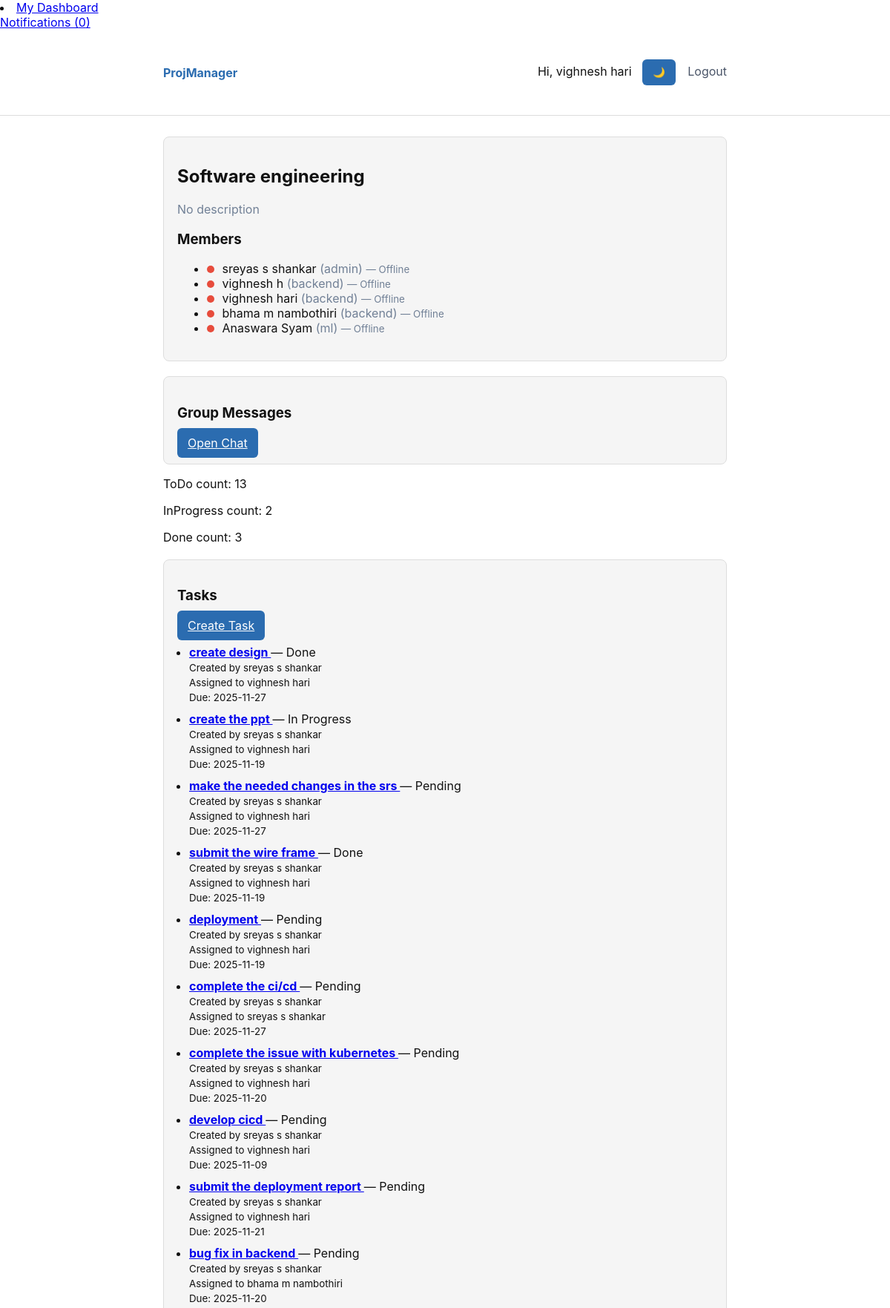
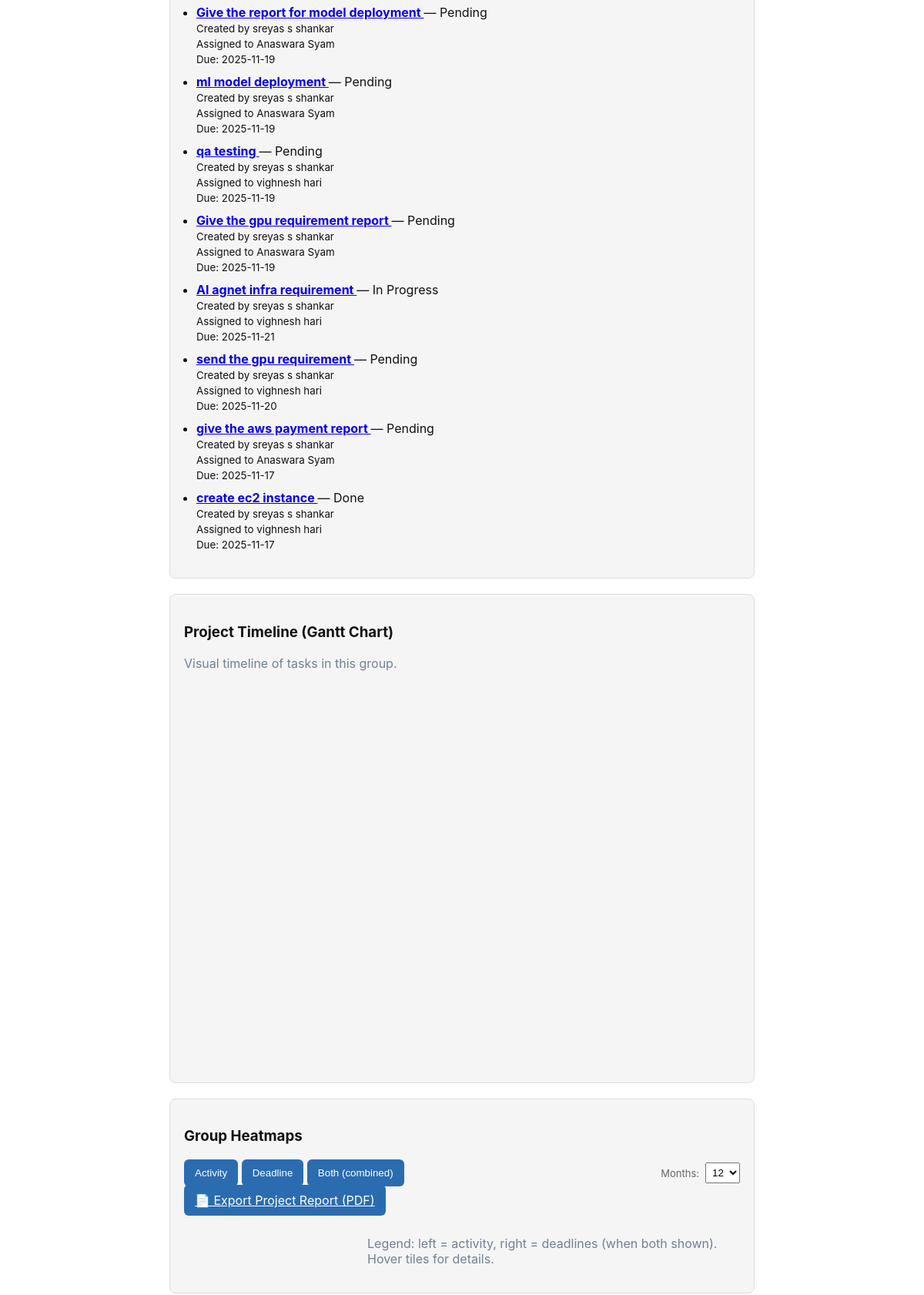
/groups/1 (signed in, upper part), run on the app's committed database (2 pictures, top to bottom).
### models.py (models this page shows, shortened)
class User(db.Model, UserMixin):
    id = db.Column(db.Integer, primary_key=True)
    username = db.Column(db.String(80), unique=True, nullable=False)
    email = db.Column(db.String(120), unique=True, nullable=False)
    password_hash = db.Column(db.String(128), nullable=False)

class Group(db.Model):
    id = db.Column(db.Integer, primary_key=True)
    name = db.Column(db.String(100), nullable=False)
    description = db.Column(db.Text, nullable=True)
    admin_id = db.Column(db.Integer, db.ForeignKey('user.id'), nullable=False)
    admin = db.relationship('User', backref='owned_groups')
    members = db.relationship('GroupMembership', back_populates='group', cascade='all, delete-orphan')

class GroupMembership(db.Model):
    id = db.Column(db.Integer, primary_key=True)
    user_id = db.Column(db.Integer, db.ForeignKey('user.id'), nullable=False)
    group_id = db.Column(db.Integer, db.ForeignKey('group.id'), nullable=False)
    role = db.Column(db.String(120), default='member')
    user = db.relationship('User', backref='memberships')
    group = db.relationship('Group', back_populates='members')

class Task(db.Model):
    id = db.Column(db.Integer, primary_key=True)
    title = db.Column(db.String(150), nullable=False)
    description = db.Column(db.Text, nullable=True)
    status = db.Column(db.String(20), default='Pending')  # Pending, In Progress, Done
    created_by = db.Column(db.Integer, db.ForeignKey('user.id'), nullable=False)
    assigned_to = db.Column(db.Integer, db.ForeignKey('user.id'), nullable=True)
    group_id = db.Column(db.Integer, db.ForeignKey('group.id'), nullable=False)
    timestamp = db.Column(db.DateTime, default=db.func.now())
    priority = db.Column(db.String(10))
    activities = db.relationship('TaskActivity', backref='task', lazy=True)
    created_at = db.Column(db.DateTime, default=datetime.utcnow)
    due_date = db.Column(db.DateTime, nullable=True)
    updated_at = db.Column(db.DateTime, default=datetime.utcnow, onupdate=datetime.utcnow)
    pomodoro_active = db.Column(db.Boolean, default=False)
    pomodoro_end = db.Column(db.DateTime, nullable=True)
    creator = db.relationship('User', foreign_keys=[created_by], backref='created_tasks')
    assignee = db.relationship('User', foreign_keys=[assigned_to], backref='assigned_tasks')
    group = db.relationship('Group', backref='tasks')

### app.py (the view, shortened to what this page needs)
@app.route('/groups/<int:group_id>')
@login_required
def group_detail(group_id):
    group = Group.query.get_or_404(group_id)
    membership = GroupMembership.query.filter_by(
        user_id=current_user.id, group_id=group_id
    ).first()
    if not membership:
        flash('You are not a member of this group.', 'danger')
        return redirect(url_for('dashboard'))
    members = [m.user for m in group.members]
    pending_tasks = []
    overdue_tasks = []
    todo_tasks = Task.query.filter_by(group_id=group.id, status='Pending').all()
    inprogress_tasks = Task.query.filter_by(group_id=group.id, status='In Progress').all()
    done_tasks = Task.query.filter_by(group_id=group.id, status='Done').all()
    files = GroupFile.query.filter_by(group_id=group.id)\
        .order_by(GroupFile.created_at.desc()).all()
    assignee_counts = Counter()
    for task in group.tasks:
        if task.assignee:
            assignee_counts[task.assignee.username] += 1
    workload_data = [["User", "Tasks Assigned"]]
    for user, count in assignee_counts.items():
        workload_data.append([user, count])
    announcements = GroupAnnouncement.query.filter_by(group_id=group.id) \
        .order_by(GroupAnnouncement.created_at.desc()).all()
    total_tasks_count = len(group.tasks)
    done_tasks_count = len([t for t in group.tasks if t.status == "Done"])
    if total_tasks_count > 0:
        sprint_progress = int((done_tasks_count / total_tasks_count) * 100)
    else:
        sprint_progress = 0
    return render_template(
        "group_detail.html",
        group=group,
        members=members,
        pending_tasks=pending_tasks,
        overdue_tasks=overdue_tasks,
        todo_tasks=todo_tasks,
        inprogress_tasks=inprogress_tasks,
        done_tasks=done_tasks,               # list
        files=files,
        workload_data=workload_data,
        announcements=announcements,
        sprint_progress=sprint_progress,
        total_tasks_count=total_tasks_count,
        done_tasks_count=done_tasks_count
    )

### app.py (called while the page is built)
@login_manager.user_loader
def load_user(user_id):
    return User.query.get(int(user_id))

@app.context_processor
def inject_notifications():
    if current_user.is_authenticated:
        unread = Notification.query.filter_by(user_id=current_user.id, is_read=False).all()
        return dict(unread_notifications=unread)
    return dict(unread_notifications=[])

### templates/group_detail.html (shortened to what this page needs)
{% extends 'base.html' %}
{% block content %}
<div class="card">
  <h2>{{ group.name }}</h2>
  <p class="muted">{{ group.description or 'No description' }}</p>
  <h3>Members</h3>
  <ul>
    {% for m in members %}
      {% set is_online = m.id in online_users %}
      <li data-user-id="{{ m.id }}">
        <span class="status-dot {{ 'online' if is_online else 'offline' }}"></span>
        {{ m.username }}
        {% set membership = m.memberships
          |selectattr('group_id','equalto',group.id)
          |list
          |first %}
        <span class="muted">({{ membership.role }})</span>
        <small class="muted status-text">
          — {{ 'Online' if is_online else 'Offline' }}
        </small>
      </li>
    {% endfor %}
  </ul>
</div>
<div class="card" style="margin-top:20px;">
  <h3>Group Messages</h3>
  <a href="{{ url_for('group_messages', group_id=group.id) }}" class="btn">Open Chat</a>
</div>
<p>ToDo count: {{ todo_tasks|length }}</p>
<p>InProgress count: {{ inprogress_tasks|length }}</p>
<p>Done count: {{ done_tasks|length }}</p>
<div class="card" style="margin-top:20px;">
  <h3>Tasks</h3>
  <a href="{{ url_for('create_task', group_id=group.id) }}" class="btn">Create Task</a>
  {% if group.tasks %}
    <ul style="padding-left:16px;">
      {% for task in group.tasks %}
        <li style="margin-bottom:10px;">
          <strong>
            <a href="{{ url_for('task_detail', group_id=group.id, task_id=task.id) }}">
              {{ task.title }}
            </a>
          </strong>
          — {{ task.status }}
          <br>
          <small>Created by {{ task.creator.username }}</small>
          {% if task.assigned_to %}
            <br><small>Assigned to {{ task.assignee.username }}</small>
          {% endif %}
          {% if task.due_date %}
            <br><small>Due: {{ task.due_date.strftime('%Y-%m-%d') }}</small>
          {% else %}
            <br><small>Due: No deadline</small>
          {% endif %}
        </li>
      {% endfor %}
    </ul>
  {% else %}
    <p>No tasks yet.</p>
  {% endif %}
</div>
<div class="card" style="margin-top:20px;">
  <h3>Project Timeline (Gantt Chart)</h3>
  <p class="muted">Visual timeline of tasks in this group.</p>
  <div id="gantt_chart" style="width:100%; height:500px;"></div>
</div>
<div class="card" style="margin-top:20px;">
  <h3>Group Heatmaps</h3>
  <div style="display:flex; align-items:center; gap:12px; margin-bottom:8px;">
    <div>
      <button id="heatmap-type-activity" class="btn btn-sm">Activity</button>
      <button id="heatmap-type-deadline" class="btn btn-sm">Deadline</button>
      <button id="heatmap-type-both" class="btn btn-sm">Both (combined)</button>
    </div>
    <div style="margin-left:auto; display:flex; gap:8px; align-items:center;">
      <label style="font-size:13px; color:#666;">Months:</label>
      <select id="heatmap-months" style="padding:4px;">
        <option value="12" selected>12</option>
      </select>
    </div>
  </div>
  <a href="{{ url_for('export_report', group_id=group.id) }}"
   class="btn no-loader">
   📄 Export Project Report (PDF)
</a>
  <div id="group-heatmap-container" style="display:flex; gap:12px; overflow-x:auto; padding-bottom:8px;"></div>
  <div style="margin-top:12px; display:flex; gap:18px;">
    <div id="mini-calendar" style="min-width:220px;"></div>
    <div style="flex:1;">
      <p class="muted">Legend: left = activity, right = deadlines (when both shown). Hover tiles for details.</p>
    </div>
  </div>
</div>
{% endblock %}

### templates/base.html (shortened to what this page needs)
<!doctype html>
<html lang="en">
<head>
    <li><a href="{{ url_for('my_dashboard') }}">My Dashboard</a></li>
    <link rel="stylesheet" href="{{ url_for('static', filename='css/style.css') }}">
</head>
<body class="{{ 'dark-mode' if session.get('theme') == 'dark' else '' }}">
{% if current_user.is_authenticated %}
<a href="{{ url_for('notifications') }}">
    Notifications ({{ current_user.unread_notifications|length }})
</a>
{% endif %}
{% set _ = session.pop('popup_notification', None) %}
<nav class="nav">
    <div class="container">
        <a class="brand" href="{{ url_for('index') }}">ProjManager</a>
        <div class="nav-right">
            {% if current_user.is_authenticated %}
                <span>Hi, {{ current_user.username }}</span>
                <button id="theme-toggle" class="btn" style="margin-left:10px;">
                    🌙
                </button>
                <a href="{{ url_for('logout') }}">Logout</a>
            {% else %}
                <a href="{{ url_for('login') }}">Login</a>
                <a href="{{ url_for('register') }}">Register</a>
            {% endif %}
        </div>
    </div>
</nav>
<main class="container">
    {% block content %}{% endblock %}
</main>
</body>
</html>

### static/css/style.css (style rules this page uses)
:root { --max-width:760px;--accent:#2b6cb0 }
body { font-family:Inter,system-ui,Segoe UI,Roboto,Arial,sans-serif;margin:0;background:#f7fafc;color:#222 }
.container { max-width:var(--max-width);margin:28px auto;padding:0 16px }
.nav { background:white;border-bottom:1px solid #e6eef6 }
.nav .container { display:flex;align-items:center;justify-content:space-between;padding:12px 16px }
.brand { font-weight:700;color:var(--accent);text-decoration:none }
.nav-right a { margin-left:12px;text-decoration:none;color:#4a5568 }
.btn { padding:10px 14px;border:none;border-radius:6px;background:var(--accent);color:white;cursor:pointer }
.muted { color:#718096 }
.card { background:white;padding:18px;border-radius:8px;margin-top:18px }
.status-dot { display: inline-block; width: 8px; height: 8px; border-radius: 50%; margin-right: 6px; }
.status-dot.offline { background-color: #bdc3c7; }
:root { --bg-color: #ffffff; --text-color: #111111; --card-bg: #f5f5f5; --nav-bg: #ffffff; --border-color: #dddddd; }
body { background: var(--bg-color); color: var(--text-color); }
.card { background: var(--card-bg); border: 1px solid var(--border-color); }
.nav { background: var(--nav-bg); border-bottom: 1px solid var(--border-color); }
.status-dot { position: relative; display: inline-block; width: 10px; height: 10px; border-radius: 50%; margin-right: 6px; }
.status-dot.offline { background: #e74c3c; box-shadow: none; }

### templates/group_detail.html (style rules this page uses)
.status-dot { display: inline-block; width: 10px; height: 10px; border-radius: 50%; margin-right: 6px; }
.offline { background: #e74c3c; }

### data on the page
User: username "vighnesh hari", value "Offline"
Group: name "Software engineering", description "No description"
User: username "sreyas s shankar", value "Offline"
GroupMembership: role "admin"
User: username "vighnesh h", value "Offline"
GroupMembership: role "backend"
GroupMembership: role "backend"
User: username "bhama m nambothiri", value "Offline"
GroupMembership: role "backend"
User: username "Anaswara Syam", value "Offline"
GroupMembership: role "ml"
Task: title "create design", status "Done", creator.username "sreyas s shankar", assignee.username "vighnesh hari", due_date "2025-11-27"
Task: title "create the ppt", status "In Progress", creator.username "sreyas s shankar", assignee.username "vighnesh hari", due_date "2025-11-19"
Task: title "make the needed changes in the srs", status "Pending", creator.username "sreyas s shankar", assignee.username "vighnesh hari", due_date "2025-11-27"
Task: title "submit the wire frame", status "Done", creator.username "sreyas s shankar", assignee.username "vighnesh hari", due_date "2025-11-19"
Task: title "deployment", status "Pending", creator.username "sreyas s shankar", assignee.username "vighnesh hari", due_date "2025-11-19"
Task: title "complete the ci/cd", status "Pending", creator.username "sreyas s shankar", assignee.username "sreyas s shankar", due_date "2025-11-27"
Task: title "complete the issue with kubernetes", status "Pending", creator.username "sreyas s shankar", assignee.username "vighnesh hari", due_date "2025-11-20"
Task: title "develop cicd", status "Pending", creator.username "sreyas s shankar", assignee.username "vighnesh hari", due_date "2025-11-09"
Task: title "submit the deployment report", status "Pending", creator.username "sreyas s shankar", assignee.username "vighnesh hari", due_date "2025-11-21"
Task: title "bug fix in backend", status "Pending", creator.username "sreyas s shankar", assignee.username "bhama m nambothiri", due_date "2025-11-20"
Task: title "Give the report for model deployment", status "Pending", creator.username "sreyas s shankar", assignee.username "Anaswara Syam", due_date "2025-11-19"
Task: title "ml model deployment", status "Pending", creator.username "sreyas s shankar", assignee.username "Anaswara Syam", due_date "2025-11-19"
Task: title "qa testing", status "Pending", creator.username "sreyas s shankar", assignee.username "vighnesh hari", due_date "2025-11-19"
Task: title "Give the gpu requirement report", status "Pending", creator.username "sreyas s shankar", assignee.username "Anaswara Syam", due_date "2025-11-19"
Task: title "AI agnet infra requirement", status "In Progress", creator.username "sreyas s shankar", assignee.username "vighnesh hari", due_date "2025-11-21"
Task: title "send the gpu requirement", status "Pending", creator.username "sreyas s shankar", assignee.username "vighnesh hari", due_date "2025-11-20"
Task: title "give the aws payment report", status "Pending", creator.username "sreyas s shankar", assignee.username "Anaswara Syam", due_date "2025-11-17"
Task: title "create ec2 instance", status "Done", creator.username "sreyas s shankar", assignee.username "vighnesh hari", due_date "2025-11-17"

### other printed values
{{ current_user.unread_notifications|length }} "0"
{{ todo_tasks|length }} "13"
{{ inprogress_tasks|length }} "2"
{{ done_tasks|length }} "3"
